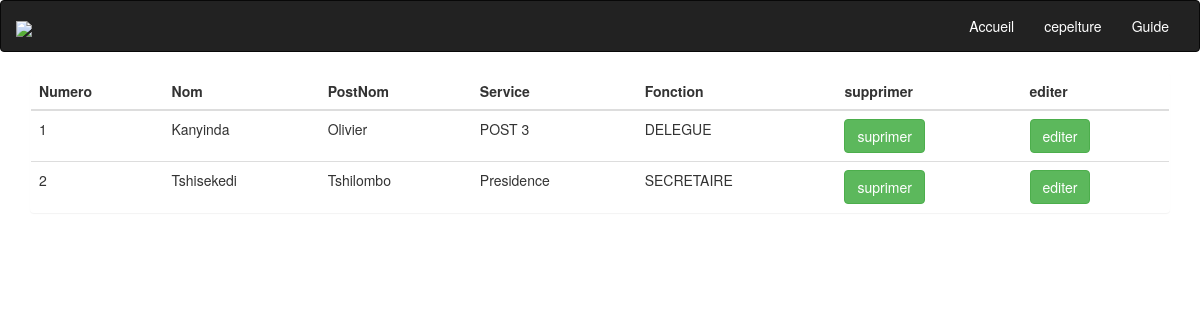
/listecontenu.php, run on the app's committed database.
### tables this page shows
CREATE TABLE `agent` (
  `id_agent` int(11) NOT NULL,
  `nom_agent` varchar(100) DEFAULT NULL,
  `postnom_agent` varchar(100) DEFAULT NULL,
  `prenom_agent` varchar(50) DEFAULT NULL,
  `telephone_agent` varchar(50) DEFAULT NULL,
  `login_agent` varchar(20) DEFAULT NULL,
  `password_agent` varchar(30) DEFAULT NULL,
  `sexe_agent` varchar(25) DEFAULT NULL,
  `categorie` varchar(255) NOT NULL,
  `id_service` int(11) DEFAULT NULL,
  `id_fonction` int(11) NOT NULL
);

CREATE TABLE `service` (
  `id_service` int(11) NOT NULL,
  `libele_service` varchar(45) NOT NULL,
  `code_service` varchar(25) NOT NULL
);

CREATE TABLE `fonction` (
  `id_fonction` int(11) NOT NULL,
  `nom_fonction` varchar(25) DEFAULT NULL
);

### listecontenu.php (the view, shortened to what this page needs)
<!DOCTYPE html>
<html>
<head>
  <link rel="stylesheet" type="text/css" href="css/bootstrap.min.css">
</head>
<body>
         <nav class="navbar navbar-inverse">
               <div class="container-fluid">
                     <div class="navbar-header">
                          <a class="navbar-brand" href="#"><img class="login-img"  src="image/WorkStore.png" ></a>
                     </div>
                        <div class="collapse navbar-collapse" id="Mynavbar">
                             <ul class="nav navbar-nav navbar-right">
                                 <li class=><a href="direhome.php" " style="color: white;">Accueil</a></li>
                                 <li ><a href="#" style="color: white;">cepelture</a></li>
                                 <li ><a href="#" style="color: white;">Guide</a></li>
                             </ul>
                        </div>
               </div>
         </nav>
                  <div class="container">
                <div class="row">
                  <div class="col-sm-12">
                      <section class="panel">
                          <table class="table">
                              <thead>
                              <tr>
                                  <th>Numero</th>
                                  <th>Nom</th>
                                  <th>PostNom</th>
                                  <th>Service</th>
                                  <th>Fonction</th>
                                  <th>supprimer</th>
                                  <th>editer</th>
                              </tr>
                              </thead>
                              <tbody>
                              <tr>
         <?php
           include("base.php");
            $query=$bdd->query("SELECT agent.nom_agent,agent.id_agent,agent.postnom_agent,service.libele_service, fonction.nom_fonction from agent INNER JOIN service ON agent.id_service = service.id_service INNER JOIN fonction ON agent.id_fonction = fonction.id_fonction ");
           while ($donnee=$query->fetch()) {   ?>
                                  <td><?php echo $donnee["id_agent"]  ; ?></td>
                                  <td><?php echo  $donnee["nom_agent"] ; ?></td>
                                    <td><?php echo $donnee["postnom_agent"] ;  ?></td>
                                  <td><?php echo $donnee["libele_service"] ;  ?></td>
                                  <td><?php echo $donnee["nom_fonction"] ;  ?></td>
                                   <td> <a href="suprimer.php?id=<?php echo $donnee["id_agent"]?>"> <button class="btn btn-success">suprimer</button></a></td>
                              <td><a href="editeragent.php?id=<?php echo $donnee["id_agent"]?>" > <button class="btn btn-success">editer</button></a></td>
                              </tr>
      <?php  }   ?>
                              </tbody>
                          </table>
                      </section>
                  </div>
         </div>
    </body>
</html>

### data on the page
agent: id_agent "1", nom_agent "Kanyinda", postnom_agent "Olivier", id_service.libele_service "POST 3", id_fonction.nom_fonction "DELEGUE"
agent: id_agent "2", nom_agent "Tshisekedi", postnom_agent "Tshilombo", id_service.libele_service "Presidence", id_fonction.nom_fonction "SECRETAIRE"
